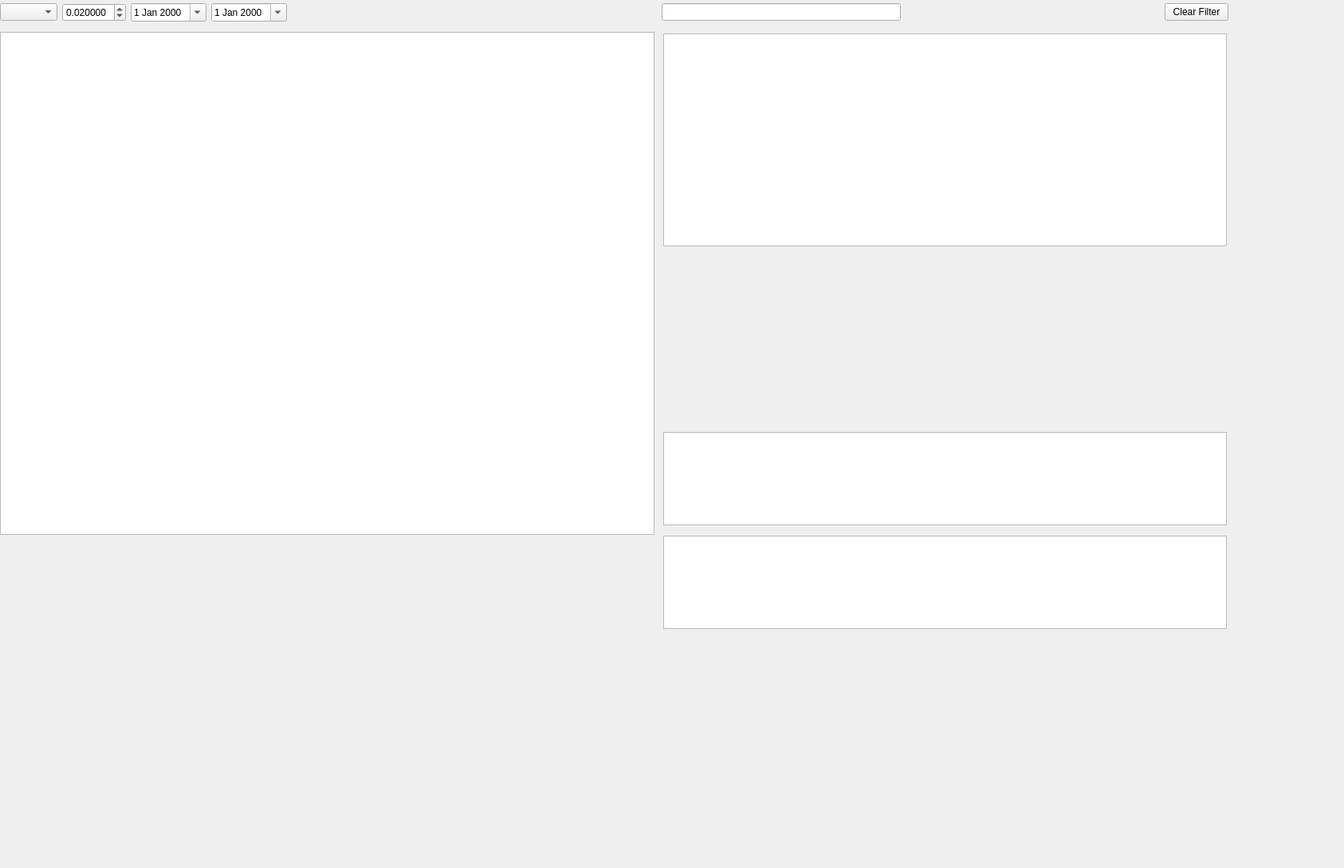
<?xml version="1.0" encoding="UTF-8"?>
<ui version="4.0">
 <class>SingleAssetAnalyseTab</class>
 <widget class="QWidget" name="SingleAssetAnalyseTab">
  <property name="geometry">
   <rect>
    <x>0</x>
    <y>0</y>
    <width>1686</width>
    <height>1089</height>
   </rect>
  </property>
  <property name="windowTitle">
   <string>Form</string>
  </property>
  <layout class="QVBoxLayout" name="verticalLayout_2">
   <property name="spacing">
    <number>0</number>
   </property>
   <property name="leftMargin">
    <number>0</number>
   </property>
   <property name="topMargin">
    <number>0</number>
   </property>
   <property name="rightMargin">
    <number>0</number>
   </property>
   <property name="bottomMargin">
    <number>0</number>
   </property>
   <item>
    <widget class="QWidget" name="widget" native="true">
     <widget class="QWidget" name="widget_2" native="true">
      <property name="geometry">
       <rect>
        <x>0</x>
        <y>40</y>
        <width>821</width>
        <height>631</height>
       </rect>
      </property>
      <layout class="QVBoxLayout" name="verticalLayout_3">
       <property name="spacing">
        <number>0</number>
       </property>
       <property name="leftMargin">
        <number>0</number>
       </property>
       <property name="topMargin">
        <number>0</number>
       </property>
       <property name="rightMargin">
        <number>0</number>
       </property>
       <property name="bottomMargin">
        <number>0</number>
       </property>
       <item>
        <layout class="QVBoxLayout" name="verticalLayout">
         <property name="spacing">
          <number>0</number>
         </property>
         <item>
          <layout class="QVBoxLayout" name="verticalLayout_4" stretch="80,100">
           <property name="spacing">
            <number>0</number>
           </property>
           <item>
            <widget class="QTableWidget" name="payoff_table"/>
           </item>
           <item>
            <layout class="QVBoxLayout" name="layoutChart">
             <property name="spacing">
              <number>10</number>
             </property>
            </layout>
           </item>
          </layout>
         </item>
        </layout>
       </item>
      </layout>
     </widget>
     <widget class="PlotWidget" name="priceAantalChart" native="true">
      <property name="geometry">
       <rect>
        <x>0</x>
        <y>680</y>
        <width>405</width>
        <height>121</height>
       </rect>
      </property>
      <layout class="QVBoxLayout" name="verticalLayout_7">
       <property name="spacing">
        <number>9</number>
       </property>
       <property name="leftMargin">
        <number>9</number>
       </property>
       <property name="topMargin">
        <number>9</number>
       </property>
       <property name="rightMargin">
        <number>9</number>
       </property>
       <property name="bottomMargin">
        <number>9</number>
       </property>
      </layout>
     </widget>
     <widget class="QWidget" name="verticalLayoutWidget_4">
      <property name="geometry">
       <rect>
        <x>830</x>
        <y>40</y>
        <width>711</width>
        <height>271</height>
       </rect>
      </property>
      <layout class="QVBoxLayout" name="verticalLayout_6">
       <property name="spacing">
        <number>2</number>
       </property>
       <property name="leftMargin">
        <number>2</number>
       </property>
       <property name="topMargin">
        <number>2</number>
       </property>
       <property name="rightMargin">
        <number>2</number>
       </property>
       <property name="bottomMargin">
        <number>2</number>
       </property>
       <item>
        <widget class="QTableView" name="tableViewOptiesOpen"/>
       </item>
      </layout>
     </widget>
     <widget class="PlotWidget" name="resultaatChart" native="true">
      <property name="geometry">
       <rect>
        <x>410</x>
        <y>680</y>
        <width>411</width>
        <height>121</height>
       </rect>
      </property>
      <layout class="QVBoxLayout" name="verticalLayout_9">
       <property name="spacing">
        <number>9</number>
       </property>
       <property name="leftMargin">
        <number>9</number>
       </property>
       <property name="topMargin">
        <number>9</number>
       </property>
       <property name="rightMargin">
        <number>9</number>
       </property>
       <property name="bottomMargin">
        <number>9</number>
       </property>
      </layout>
     </widget>
     <widget class="QWidget" name="verticalLayoutWidget_5">
      <property name="geometry">
       <rect>
        <x>830</x>
        <y>540</y>
        <width>711</width>
        <height>121</height>
       </rect>
      </property>
      <layout class="QVBoxLayout" name="verticalLayout_8">
       <property name="spacing">
        <number>2</number>
       </property>
       <property name="leftMargin">
        <number>2</number>
       </property>
       <property name="topMargin">
        <number>2</number>
       </property>
       <property name="rightMargin">
        <number>2</number>
       </property>
       <property name="bottomMargin">
        <number>2</number>
       </property>
       <item>
        <widget class="QTableView" name="tableViewOptiesOpenCall"/>
       </item>
      </layout>
     </widget>
     <widget class="QWidget" name="verticalLayoutWidget_6">
      <property name="geometry">
       <rect>
        <x>830</x>
        <y>670</y>
        <width>711</width>
        <height>121</height>
       </rect>
      </property>
      <layout class="QVBoxLayout" name="verticalLayout_10">
       <property name="spacing">
        <number>2</number>
       </property>
       <property name="leftMargin">
        <number>2</number>
       </property>
       <property name="topMargin">
        <number>2</number>
       </property>
       <property name="rightMargin">
        <number>2</number>
       </property>
       <property name="bottomMargin">
        <number>2</number>
       </property>
       <item>
        <widget class="QTableView" name="tableViewOptiesOpenPut"/>
       </item>
      </layout>
     </widget>
     <widget class="QWidget" name="horizontalLayoutWidget">
      <property name="geometry">
       <rect>
        <x>0</x>
        <y>0</y>
        <width>821</width>
        <height>31</height>
       </rect>
      </property>
      <layout class="QHBoxLayout" name="horizontalLayout">
       <item alignment="Qt::AlignmentFlag::AlignLeft">
        <widget class="QComboBox" name="asset_selector">
         <property name="maximumSize">
          <size>
           <width>150</width>
           <height>16777215</height>
          </size>
         </property>
        </widget>
       </item>
       <item alignment="Qt::AlignmentFlag::AlignLeft">
        <widget class="QDoubleSpinBox" name="stepSizeBox">
         <property name="maximumSize">
          <size>
           <width>80</width>
           <height>16777215</height>
          </size>
         </property>
         <property name="decimals">
          <number>6</number>
         </property>
         <property name="value">
          <double>0.020000000000000</double>
         </property>
        </widget>
       </item>
       <item alignment="Qt::AlignmentFlag::AlignLeft">
        <widget class="QDateEdit" name="startDate">
         <property name="maximumSize">
          <size>
           <width>120</width>
           <height>16777215</height>
          </size>
         </property>
         <property name="calendarPopup">
          <bool>true</bool>
         </property>
        </widget>
       </item>
       <item alignment="Qt::AlignmentFlag::AlignLeft">
        <widget class="QDateEdit" name="endDate">
         <property name="maximumSize">
          <size>
           <width>120</width>
           <height>16777215</height>
          </size>
         </property>
         <property name="calendarPopup">
          <bool>true</bool>
         </property>
        </widget>
       </item>
       <item>
        <spacer name="horizontalSpacer">
         <property name="orientation">
          <enum>Qt::Orientation::Horizontal</enum>
         </property>
         <property name="sizeHint" stdset="0">
          <size>
           <width>40</width>
           <height>20</height>
          </size>
         </property>
        </spacer>
       </item>
      </layout>
     </widget>
     <widget class="QWidget" name="horizontalLayoutWidget_2">
      <property name="geometry">
       <rect>
        <x>830</x>
        <y>0</y>
        <width>711</width>
        <height>31</height>
       </rect>
      </property>
      <layout class="QHBoxLayout" name="horizontalLayout_2">
       <item alignment="Qt::AlignmentFlag::AlignLeft">
        <widget class="QLineEdit" name="lineEditFilterOptiesOpen">
         <property name="minimumSize">
          <size>
           <width>300</width>
           <height>0</height>
          </size>
         </property>
         <property name="maximumSize">
          <size>
           <width>450</width>
           <height>16777215</height>
          </size>
         </property>
        </widget>
       </item>
       <item alignment="Qt::AlignmentFlag::AlignRight">
        <widget class="QPushButton" name="buttonClearFiltersOptiesOpen">
         <property name="maximumSize">
          <size>
           <width>150</width>
           <height>16777215</height>
          </size>
         </property>
         <property name="text">
          <string>Clear Filter</string>
         </property>
        </widget>
       </item>
      </layout>
     </widget>
    </widget>
   </item>
  </layout>
 </widget>
 <customwidgets>
  <customwidget>
   <class>PlotWidget</class>
   <extends>QWidget</extends>
   <header location="global">pyqtgraph</header>
   <container>1</container>
  </customwidget>
 </customwidgets>
 <resources/>
 <connections/>
</ui>
